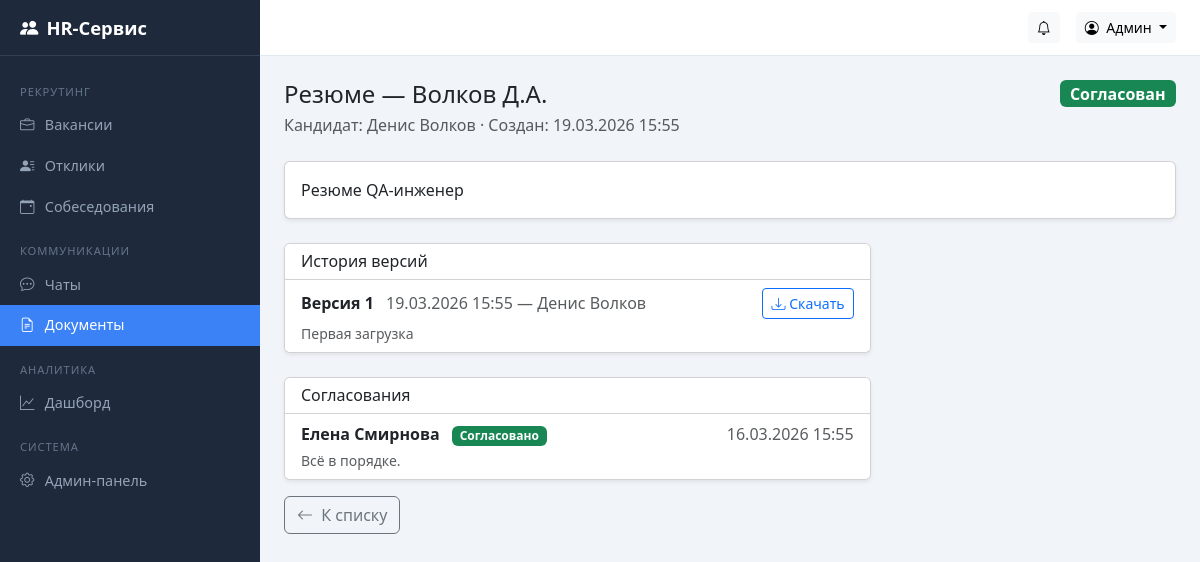
The app's page /documents/7/ (signed in) with its own data.
### accounts/models.py (models this page shows, shortened)
class User(AbstractUser):
    class Role(models.TextChoices):
        CANDIDATE = "candidate", "Кандидат"
        HR = "hr", "HR-специалист"
        DIRECTOR = "director", "Руководитель"
        ADMIN = "admin", "Администратор"
    role = models.CharField(
        "Роль", max_length=20, choices=Role.choices, default=Role.CANDIDATE
    )
    patronymic = models.CharField("Отчество", max_length=150, blank=True)
    phone = models.CharField("Телефон", max_length=20, blank=True)
    class Meta:
        verbose_name = "Пользователь"
        verbose_name_plural = "Пользователи"
    def __str__(self):
        return self.get_full_name() or self.username
    @property
    def is_candidate(self):
        return self.role == self.Role.CANDIDATE
    @property
    def is_admin_role(self):
        return self.role == self.Role.ADMIN
    @property
    def can_manage(self):
        return self.role in (self.Role.HR, self.Role.DIRECTOR, self.Role.ADMIN)
    @property
    def can_view_analytics(self):
        return self.role in (self.Role.DIRECTOR, self.Role.ADMIN)

### documents/models.py (models this page shows, shortened)
class Document(models.Model):
    class Status(models.TextChoices):
        DRAFT = "draft", "Черновик"
        PENDING = "pending", "На согласовании"
        APPROVED = "approved", "Согласован"
        REJECTED = "rejected", "Отклонён"
    title = models.CharField("Название", max_length=255)
    description = models.TextField("Описание", blank=True)
    candidate = models.ForeignKey(
        settings.AUTH_USER_MODEL,
        on_delete=models.CASCADE,
        related_name="documents",
        verbose_name="Кандидат",
    )
    status = models.CharField(
        "Статус", max_length=20, choices=Status.choices, default=Status.DRAFT
    )
    created_at = models.DateTimeField("Создан", auto_now_add=True)
    updated_at = models.DateTimeField("Обновлён", auto_now=True)
    class Meta:
        verbose_name = "Документ"
        verbose_name_plural = "Документы"
        ordering = ["-updated_at"]

class DocumentVersion(models.Model):
    document = models.ForeignKey(
        Document, on_delete=models.CASCADE, related_name="versions", verbose_name="Документ"
    )
    file = models.FileField("Файл", upload_to="documents/%Y/%m/")
    version_number = models.PositiveIntegerField("Версия")
    uploaded_by = models.ForeignKey(
        settings.AUTH_USER_MODEL,
        on_delete=models.SET_NULL,
        null=True,
        verbose_name="Загрузил",
    )
    comment = models.TextField("Комментарий", blank=True)
    uploaded_at = models.DateTimeField("Загружен", auto_now_add=True)
    class Meta:
        verbose_name = "Версия документа"
        verbose_name_plural = "Версии документов"
        ordering = ["-version_number"]

class DocumentApproval(models.Model):
    class Decision(models.TextChoices):
        PENDING = "pending", "Ожидает"
        APPROVED = "approved", "Согласовано"
        REJECTED = "rejected", "Отклонено"
    document = models.ForeignKey(
        Document, on_delete=models.CASCADE, related_name="approvals", verbose_name="Документ"
    )
    reviewer = models.ForeignKey(
        settings.AUTH_USER_MODEL,
        on_delete=models.CASCADE,
        verbose_name="Рецензент",
    )
    decision = models.CharField(
        "Решение", max_length=20, choices=Decision.choices, default=Decision.PENDING
    )
    comment = models.TextField("Комментарий", blank=True)
    decided_at = models.DateTimeField("Дата решения", null=True, blank=True)
    class Meta:
        verbose_name = "Согласование"
        verbose_name_plural = "Согласования"

### documents/views.py (the view, shortened to what this page needs)
# urls.py: path("<int:pk>/", views.document_detail, name="document_detail"),
@login_required
def document_detail(request, pk):
    doc = get_object_or_404(Document, pk=pk)
    user = request.user
    if user.is_candidate and doc.candidate != user:
        from django.core.exceptions import PermissionDenied
        raise PermissionDenied
    versions = doc.versions.all()
    approvals = doc.approvals.all()
    new_version_form = None
    can_submit = False
    if user == doc.candidate:
        new_version_form = NewVersionForm()
        can_submit = doc.status in (Document.Status.DRAFT, Document.Status.REJECTED)
    return render(request, "documents/detail.html", {
        "doc": doc,
        "versions": versions,
        "approvals": approvals,
        "new_version_form": new_version_form,
        "can_submit": can_submit,
    })

### templates/documents/detail.html (shortened to what this page needs)
{% extends "base.html" %}
{% block content %}
<div class="d-flex justify-content-between align-items-start mb-4">
  <div>
    <h4 class="mb-1">{{ doc.title }}</h4>
    <div class="text-muted">
      Кандидат: {{ doc.candidate }} &middot; Создан: {{ doc.created_at|date:"d.m.Y H:i" }}
    </div>
  </div>
  <div>
    {% if doc.status == "draft" %}
      <span class="badge bg-secondary fs-6">Черновик</span>
    {% elif doc.status == "pending" %}
      <span class="badge bg-warning text-dark fs-6">На согласовании</span>
    {% elif doc.status == "approved" %}
      <span class="badge bg-success fs-6">Согласован</span>
    {% elif doc.status == "rejected" %}
      <span class="badge bg-danger fs-6">Отклонён</span>
    {% endif %}
  </div>
</div>
{% if doc.description %}
  <div class="card shadow-sm mb-4">
    <div class="card-body">{{ doc.description }}</div>
  </div>
{% endif %}
<div class="row g-4">
  <div class="col-lg-8">
    <div class="card shadow-sm">
      <div class="card-header bg-white"><h6 class="mb-0">История версий</h6></div>
      <div class="list-group list-group-flush">
        {% for ver in versions %}
          <div class="list-group-item">
            <div class="d-flex justify-content-between align-items-center">
              <div>
                <strong>Версия {{ ver.version_number }}</strong>
                <span class="text-muted ms-2">{{ ver.uploaded_at|date:"d.m.Y H:i" }}</span>
                {% if ver.uploaded_by %}<span class="text-muted">— {{ ver.uploaded_by }}</span>{% endif %}
              </div>
              <a href="{{ ver.file.url }}" class="btn btn-sm btn-outline-primary" download>
                <i class="bi bi-download"></i> Скачать
              </a>
            </div>
            {% if ver.comment %}<div class="text-muted small mt-1">{{ ver.comment }}</div>{% endif %}
          </div>
        {% empty %}
          <div class="list-group-item text-muted">Нет версий</div>
        {% endfor %}
      </div>
    </div>
    {% if approvals %}
      <div class="card shadow-sm mt-4">
        <div class="card-header bg-white"><h6 class="mb-0">Согласования</h6></div>
        <div class="list-group list-group-flush">
          {% for ap in approvals %}
            <div class="list-group-item">
              <div class="d-flex justify-content-between">
                <div>
                  <strong>{{ ap.reviewer }}</strong>
                  {% if ap.decision == "approved" %}
                    <span class="badge bg-success ms-2">Согласовано</span>
                  {% elif ap.decision == "rejected" %}
                    <span class="badge bg-danger ms-2">Отклонено</span>
                  {% else %}
                    <span class="badge bg-warning text-dark ms-2">Ожидает</span>
                  {% endif %}
                </div>
                {% if ap.decided_at %}<span class="text-muted">{{ ap.decided_at|date:"d.m.Y H:i" }}</span>{% endif %}
              </div>
              {% if ap.comment %}<div class="text-muted small mt-1">{{ ap.comment }}</div>{% endif %}
            </div>
          {% endfor %}
        </div>
      </div>
    {% endif %}
  </div>
  <div class="col-lg-4">
  </div>
</div>
<div class="mt-3">
  <a href="{% url 'documents:document_list' %}" class="btn btn-outline-secondary">
    <i class="bi bi-arrow-left me-1"></i> К списку
  </a>
</div>
{% endblock %}

### templates/base.html (shortened to what this page needs)
<!DOCTYPE html>
<html lang="ru">
<head>
  <link href="https://cdn.jsdelivr.net/npm/bootstrap@5.3.3/dist/css/bootstrap.min.css" rel="stylesheet">
  <link href="https://cdn.jsdelivr.net/npm/bootstrap-icons@1.11.3/font/bootstrap-icons.min.css" rel="stylesheet">
</head>
<body>
{% if user.is_authenticated %}
  <nav class="sidebar" id="sidebar">
    <div class="sidebar-brand">
      <i class="bi bi-people-fill me-2"></i> HR-Сервис
    </div>
    <div class="sidebar-nav">
      {% if user.can_manage %}
        <div class="nav-section">Рекрутинг</div>
        <a class="nav-link {% if request.resolver_match.app_name == 'vacancies' and 'application' not in request.resolver_match.url_name|default:'' and 'interview' not in request.resolver_match.url_name|default:'' %}active{% endif %}"
           href="{% url 'vacancies:vacancy_list' %}">
          <i class="bi bi-briefcase"></i> Вакансии
        </a>
        <a class="nav-link {% if request.resolver_match.url_name == 'application_list' %}active{% endif %}"
           href="{% url 'vacancies:application_list' %}">
          <i class="bi bi-person-lines-fill"></i> Отклики
        </a>
        <a class="nav-link {% if 'interview' in request.resolver_match.url_name|default:'' %}active{% endif %}"
           href="{% url 'vacancies:interview_list' %}">
          <i class="bi bi-calendar-event"></i> Собеседования
        </a>
        <div class="nav-section">Коммуникации</div>
        <a class="nav-link {% if request.resolver_match.app_name == 'chat' %}active{% endif %}"
           href="{% url 'chat:room_list' %}">
          <i class="bi bi-chat-dots"></i> Чаты
        </a>
        <a class="nav-link {% if request.resolver_match.app_name == 'documents' %}active{% endif %}"
           href="{% url 'documents:document_list' %}">
          <i class="bi bi-file-earmark-text"></i> Документы
        </a>
      {% endif %}
      {% if user.can_view_analytics %}
        <div class="nav-section">Аналитика</div>
        <a class="nav-link {% if request.resolver_match.app_name == 'analytics' %}active{% endif %}"
           href="{% url 'analytics:dashboard' %}">
          <i class="bi bi-graph-up"></i> Дашборд
        </a>
      {% endif %}
      {% if user.is_admin_role %}
        <div class="nav-section">Система</div>
        <a class="nav-link" href="{% url 'admin:index' %}">
          <i class="bi bi-gear"></i> Админ-панель
        </a>
      {% endif %}
    </div>
  </nav>
  <div class="topbar">
    <div class="ms-auto d-flex align-items-center gap-3">
      {% if user.can_manage or user.is_candidate %}
      <a href="{% url 'vacancies:notification_list' %}" class="btn btn-light btn-sm position-relative">
        <i class="bi bi-bell"></i>
      </a>
      {% endif %}
      <div class="dropdown">
        <button class="btn btn-light btn-sm dropdown-toggle" data-bs-toggle="dropdown">
          <i class="bi bi-person-circle me-1"></i> {{ user.get_short_name|default:user.username }}
        </button>
      </div>
    </div>
  </div>
  <main class="main-content">
    {% block content %}{% endblock %}
  </main>
{% else %}
  {% block anonymous_content %}{% endblock %}
{% endif %}
</body>
</html>

### templates/base.html (style rules this page uses)
:root { --sidebar-width: 260px; --sidebar-bg: #1e293b; --sidebar-hover: #334155; --sidebar-active: #3b82f6; --topbar-height: 56px; }
body { background: #f1f5f9; }
.sidebar { position: fixed; top: 0; left: 0; bottom: 0; width: var(--sidebar-width); background: var(--sidebar-bg); color: #cbd5e1; overflow-y: auto; z-index: 1030; transition: transform .2s; }
.sidebar-brand { height: var(--topbar-height); display: flex; align-items: center; padding: 0 1.25rem; font-size: 1.15rem; font-weight: 600; color: #fff; border-bottom: 1px solid #334155; }
.sidebar-nav { padding: .75rem 0; }
.sidebar-nav .nav-link { color: #94a3b8; padding: .6rem 1.25rem; display: flex; align-items: center; gap: .65rem; font-size: .9rem; border-radius: 0; transition: background .15s, color .15s; }
.sidebar-nav .nav-link.active { background: var(--sidebar-active); color: #fff; }
.sidebar-nav .nav-section { padding: .5rem 1.25rem .25rem; font-size: .7rem; text-transform: uppercase; letter-spacing: .08em; color: #64748b; margin-top: .5rem; }
.topbar { position: fixed; top: 0; left: var(--sidebar-width); right: 0; height: var(--topbar-height); background: #fff; border-bottom: 1px solid #e2e8f0; display: flex; align-items: center; padding: 0 1.5rem; z-index: 1020; }
.main-content { margin-left: var(--sidebar-width); margin-top: var(--topbar-height); padding: 1.5rem; min-height: calc(100vh - var(--topbar-height)); }

### records on screen
User: get_short_name "Админ"
Document: title "Резюме — Волков Д.А.", candidate "Денис Волков", created_at "19.03.2026 15:55", description "Резюме QA-инженер"
DocumentVersion: version_number "1", uploaded_at "19.03.2026 15:55", uploaded_by "Денис Волков", comment "Первая загрузка"
DocumentApproval: reviewer "Елена Смирнова", decision "Согласовано", decided_at "16.03.2026 15:55", comment "Всё в порядке."
